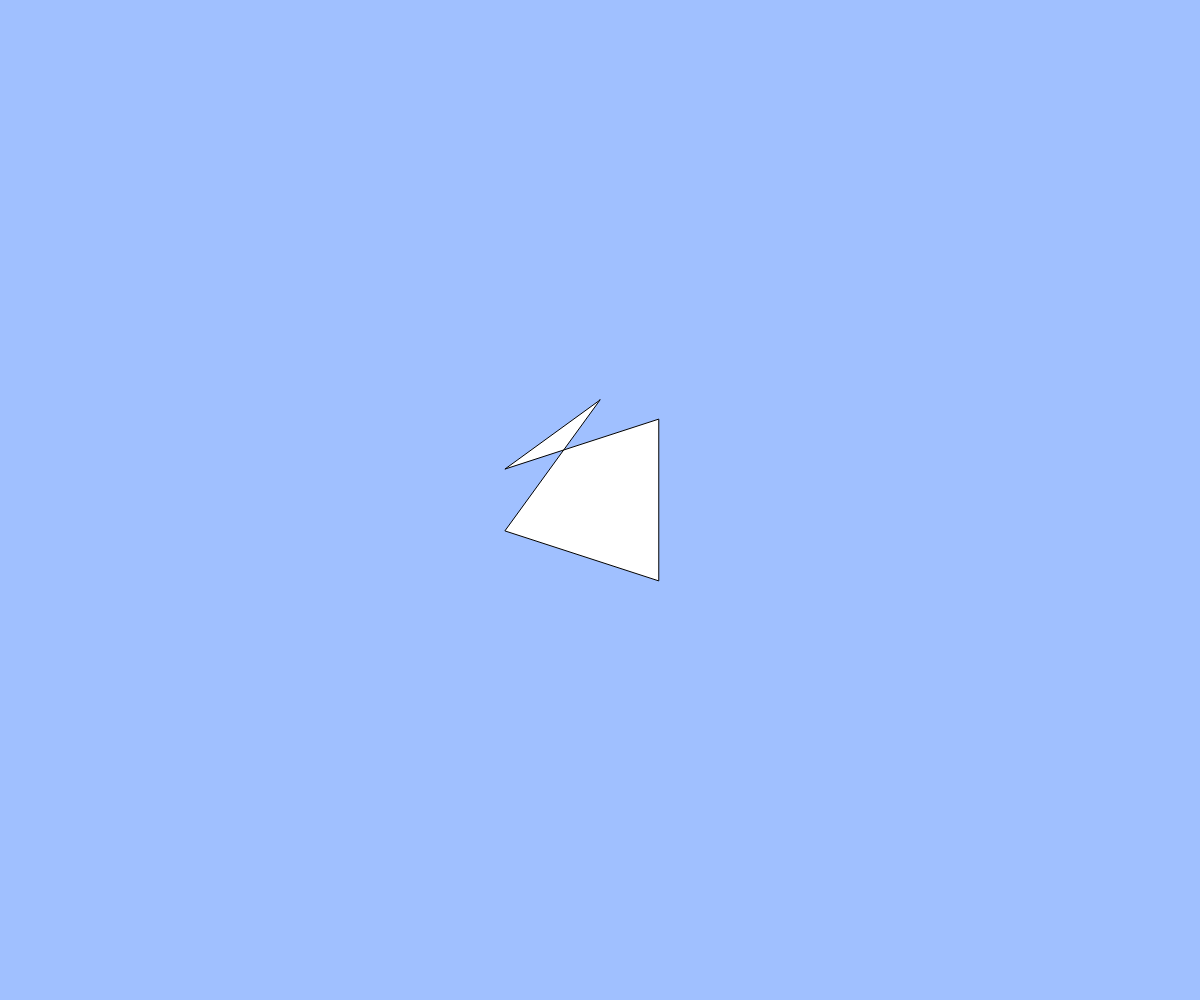
Frame 1 (no input)
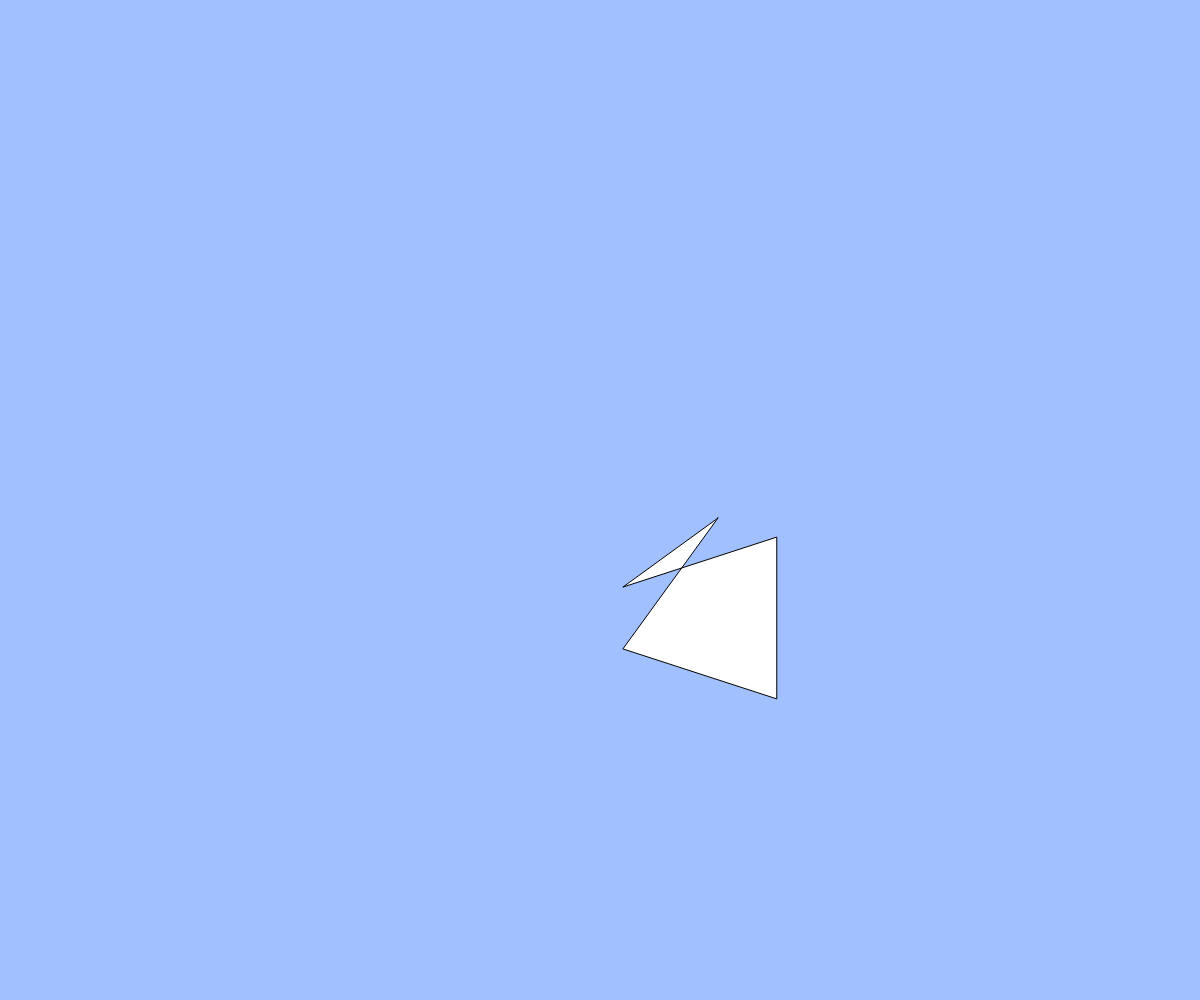
Frame 60 (no input)
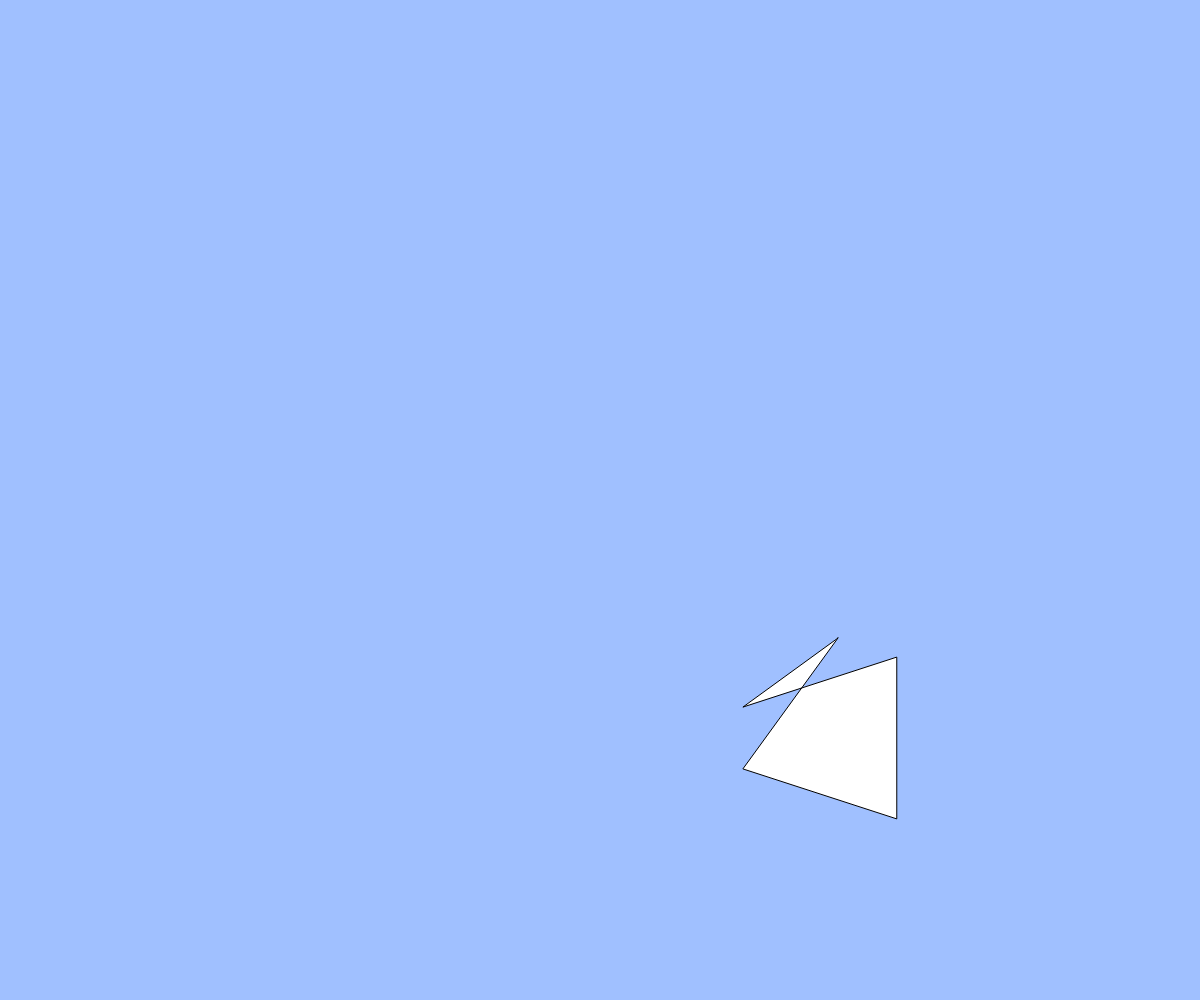
Frame 120 (the mouse pressed at the canvas centre since frame 60)

The p5.js sketch that drew these frames (run headless with seeded random() and noise() and a simulated clock; from frame 60 on, the mouse is pressed at the canvas centre):

// p5.js sketch
// ── sketch.js
let x, y, vx, vy;

function setup(){
  createCanvas(windowWidth, windowHeight);
  x = width / 2;
  y = height / 2;
  vx = 2;
  vy = 2;
}

function draw(){
  background(160, 192, 255);
  sakana(x, y, 100);
  // 速度＝位置の増分
  x += vx;
  y += vy;

  // 跳ね返り
  if(x < 0 || x > width){ vx = -1 * vx; } // 横
  if(y < 0 || y > height){ vy = -1 * vy; } // 縦

  // x座標, y座標を画面内にする
  x = constrain(x, 0, width);
  y = constrain(y, 0, height);
}

function sakana(cx, cy, r){
  beginShape();    // 点つなぎを始める
  for(let i = 0; i < 5; i++){
    const theta = TWO_PI * i * 7 / 10 - HALF_PI;
    const x = cx + cos(theta) * r;
    const y = cy + sin(theta) * r;
    vertex(x, y);  // 次につなぐ点を１つ増やす
  }
  endShape(CLOSE); // 点つなぎを終わる
}
